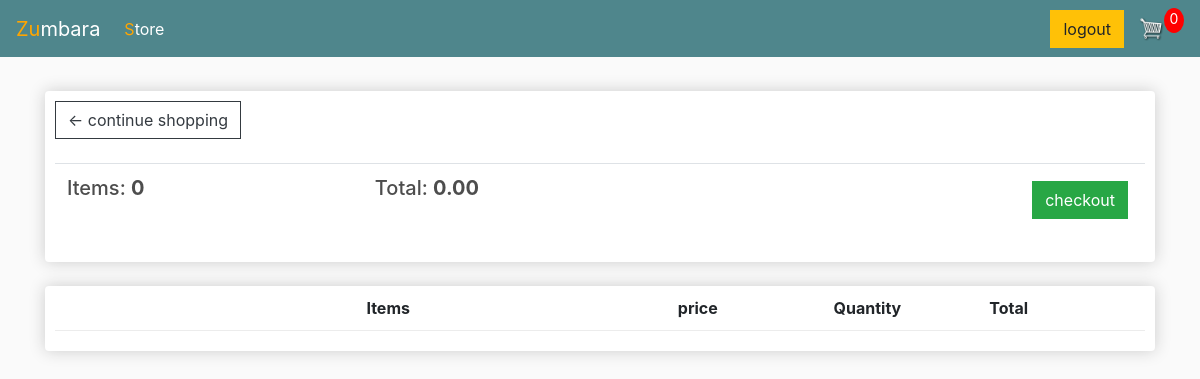
The page /cart/ (signed in) on the database as committed earlier.
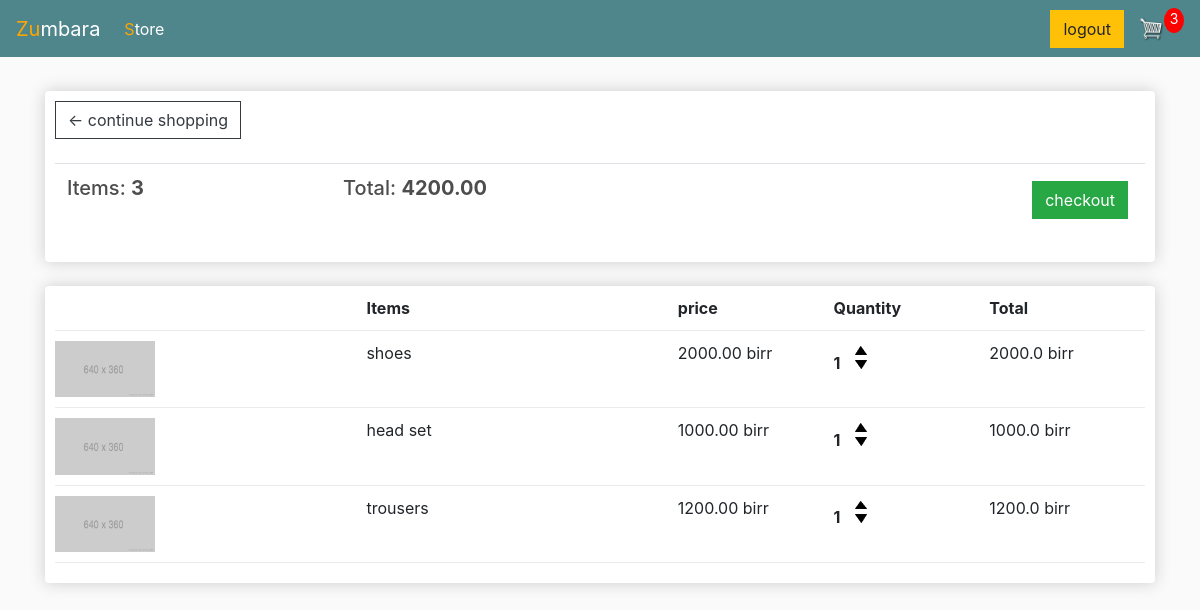
The same page on the database as committed later.
### store/models.py (models this page shows, shortened)
class Order(models.Model):
	customer = models.ForeignKey(Customer, on_delete=models.SET_NULL, null=True, blank=True)
	date_ordered = models.DateTimeField(auto_now_add=True)
	complete = models.BooleanField(default=False)
	transaction_id = models.CharField(max_length=100, null=True)
	@property
	def get_cart_total(self):
		orderitems = self.orderitem_set.all()
		total = sum([item.get_total for item in orderitems])
		return total
	@property
	def get_cart_items(self):
		orderitems = self.orderitem_set.all()
		total = sum([item.quantity for item in orderitems])
		return total

class OrderItem(models.Model):
    product = models.ForeignKey(Product, on_delete=models.SET_NULL, blank=True, null=True)
    order = models.ForeignKey(Order, on_delete=models.SET_NULL, null=True, blank=True)
    quantity = models.IntegerField(default=0 , null=True, blank=True)
    date_added = models.DateTimeField(auto_now_add=True)
    @property
    def get_total(self):
        total=self.product.price * self.quantity
        return total

class Product(models.Model):
    name = models.CharField(max_length=100)
    price = models.FloatField()
    digital = models.BooleanField(default=False, null=True, blank=True)

### store/views.py (the view)
# urls.py: path('cart/', views.cart, name="cart"),
def cart(request):
	data = cartData(request)
	cartItems = data['cartItems']
	order = data['order']
	items = data['items']
	context = {'items':items, 'order':order, 'cartItems':cartItems}
	return render(request, 'store/cart.html', context)

### store/utils.py (called while the page is built)
def cartData(request):
	if request.user.is_authenticated:
		customer = request.user.customer
		order,created = Order.objects.get_or_create(customer=customer, complete=False)
		items = order.orderitem_set.all()
		cartItems = order.get_cart_items
	else:
		cookieData = cookieCart(request)
		cartItems = cookieData['cartItems']
		order = cookieData['order']
		items = cookieData['items']
	return {'cartItems':cartItems ,'order':order, 'items':items}

### store/templates/store/cart.html (shortened to what this page needs)
{% extends 'store/main.html' %}
{% load static %}
    {% block content %}
    <div class="row">
        <div class="col-lg-12">
            <div class="box-element">
                <a class="btn btn-outline-dark" href="{% url 'store' %}">&#x2190; continue shopping</a>
                <br>
                <br>
                <table class="table">
                    <tr>
                        <th><h5>Items: <strong>{{order.get_cart_items}}</strong></h5></th>
                        <th><h5>Total: <strong>{{order.get_cart_total|floatformat:2}}</strong></h5></th>
                        <th>
                            <a style="float: right; margin: 5px;" class="btn btn-success" href="{% url 'checkout' %}">checkout</a>
                        </th>
                    </tr>
                </table>
            </div>
            <br>
            <div class="box-element">
                <div class="cart-row">
                    <div style="flex: 2;"></div>
                    <div style="flex: 2;"><strong>Items</strong></div>
                    <div style="flex: 1;"><strong>price</strong></div>
                    <div style="flex: 1;"><strong>Quantity</strong></div>
                    <div style="flex: 1;"><strong>Total</strong></div>
                </div>
                {% for item in items %}
                <div class="cart-row">
                    <div style="flex:2"><img class="row-image"  src="{% static 'images/placeholder.png' %}"></div>
                    <div style="flex:2"><p>{{item.product.name}}</p></div>
                    <div style="flex:1"><p>{{item.product.price|floatformat:2}} birr</p></div>
                    <div style="flex:1">
                        <p class="quantity">{{item.quantity}}</p>
                        <div class="quantity">
                            <img class="chg-quantity update-cart" data-product = "{{item.product.id}}" data-action="add"  src="{% static  'images/arrow-up.png' %}">
                            <img class="chg-quantity update-cart" data-product = "{{item.product.id}}" data-action="remove"  src="{% static  'images/arrow-down.png' %}">
                        </div>
                    </div>
                    <div style="flex:1"><p>{{item.get_total}} birr</p></div>
                </div>
                {% endfor %}
            </div>
        </div>
    </div>
    {% endblock content %}

### store/templates/store/main.html (shortened to what this page needs)
{% load static %}
<html>
<head>
	<link rel="stylesheet" href="https://stackpath.bootstrapcdn.com/bootstrap/4.4.1/css/bootstrap.min.css">
	<link rel="stylesheet" type="text/css" href="{% static 'css/main.css' %}">
</head>
<body>
	<nav class="navbar navbar-expand-lg navbar-dark bg-dark">
	  <a class="navbar-brand" href="{% url 'index' %}"><span>zu</span>mbara</a>
	  <div class="collapse navbar-collapse" id="navbarSupportedContent">
	    <ul class="navbar-nav mr-auto">
	      <li class="nav-item active">
	        <a class="nav-link" href="{% url 'store' %}"><span>s</span>tore</a>
	      </li>
	    </ul>
      <div class="form-inline my-2 my-lg-0">
		{% if request.user.is_authenticated %}
        	 <a href="{% url 'logoutPage' %}"class="btn btn-warning">logout</a>
		{% else %}
			<a href="{% url 'loginpage' %}"class="btn btn-warning">login</a>
		{% endif %}
        <a href="{% url 'cart' %}">
         <img  id="cart-icon" src="{% static 'images/cart.png' %}">
       </a>
       <p id="cart-total">{{cartItems}}</p>
     </div>
	  </div>
	</nav>
     <div class="container">
            <br>
            {% block content %}
            {% endblock content %}
         </div>
</body>
</html>

### store/Static/css/main.css (style rules this page uses)
:root { --orange:#ffa500; }
body { background-color: hsl(0, 0%, 98%); }
h1,h2,h3,h4,h5,h6 { color:hsl(0, 0%, 30%); }
.box-element { box-shadow:hsl(0, 0%, 80%) 0 0 16px; background-color: #fff; border-radius: 4px; padding: 10px; }
span { color: var(--orange); text-transform: capitalize; }
.bg-dark { background-color: #4f868c!important; }
#cart-icon { width:25px; display: inline-block; margin-left: 15px; }
#cart-total { display: block; text-align: center; color:#fff; background-color: red; width: 20px; height: 25px; border-radius: 50%; font-size: 14px; }
.col-lg-4, .col-lg-6, .col-lg-8, .col-lg-12 { margin-top: 10px; }
.btn { border-radius: 0; }
.row-image { width: 100px; }
.cart-row { display: flex; align-items: flex-stretch; padding-bottom: 10px; margin-bottom: 10px; border-bottom: 1px solid #ececec; }
.quantity { display: inline-block; font-weight: 700; padding-right:10px; }
.chg-quantity { width: 12px; cursor: pointer; display: block; margin-top: 5px; transition:.1s; }

Rows that differ between the two databases and show on the page:
no longer on this page (row edited): Order: get_cart_items "0", get_cart_total "0.00"
added Order: get_cart_items "3", get_cart_total "4200.00"
added OrderItem: product.name "shoes", product.price "2000.00", quantity "1", get_total "2000.0"
added OrderItem: product.name "head set", product.price "1000.00", quantity "1", get_total "1000.0"
added OrderItem: product.name "trousers", product.price "1200.00", quantity "1", get_total "1200.0"
Other text that changed with them:
{{ cartItems }}: "0" → "3"
